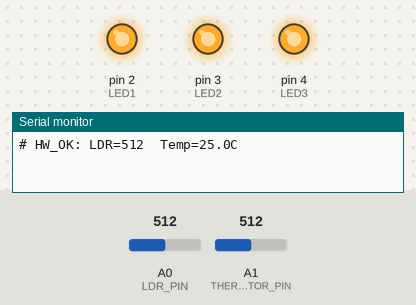
A sketch run on a simulated Arduino Nano, built with avr-gcc and run on an emulated ATmega328P. On the bench: output pins drawn as LEDs (lit = HIGH), the last lines printed to the serial monitor. The inputs (shaded band) are chosen by the test bench; at power-on: A1 (THERMISTOR_PIN) = 512, A0 (LDR_PIN) = 512.

Above: at 0.7 s.
At 2.8 s:
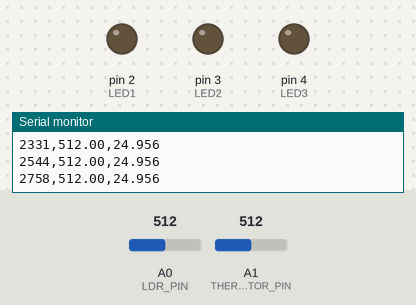
2.9 s: A1 (THERMISTOR_PIN) set to 43
4.4 s: A1 (THERMISTOR_PIN) set to 37
Timing chart, 0 to 7.4 s (numbered marks = the images above; inputs shaded):
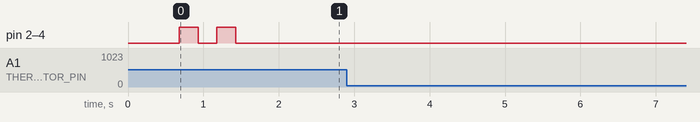

The sketch:

DataCollection.ino
```cpp
// ================================================================
// DataCollection.ino
// Arduino Nano 33 IoT | LDR (A0) + NTC Thermistor (A1)
// ================================================================
// PURPOSE:
//   Streams sensor readings over USB serial continuously.
//   Python script (capture_data.py) decides when to save rows.
//
// OUTPUT FORMAT (one row per 200ms):
//   timestamp_ms,LightMean,TempMean
//
// STARTUP:
//   Runs a hardware check before streaming begins.
//   Prints HW_OK or HW_FAIL so Python can abort early
//   if a sensor is not connected or wired incorrectly.
//
// HARDWARE CHECK THRESHOLDS:
//   LDR raw ADC  : must be between 50 and 950
//     - 0    = LDR not connected or short circuit
//     - 1023 = wire disconnected (floating pin reads high)
//   Temp (C)     : must be between 0 and 60
//     - <0 or >60 = thermistor not connected or wrong resistor
//
// NOTES:
//   - No while(!Serial) — board works without laptop connected
//   - LEDs forced OFF during collection — prevents LED light
//     from affecting LDR readings
//   - Each LightMean and TempMean is the average of 8 rapid
//     burst reads, not a single ADC read — cleaner values
// ================================================================

#include <math.h>

// ── Pins ──────────────────────────────────────────────────────
const int LDR_PIN        = A0;
const int THERMISTOR_PIN = A1;
const int LED1           = 2;
const int LED2           = 3;
const int LED3           = 4;

// ── Thermistor constants (NTC 10k) ────────────────────────────
const float SERIES_RESISTOR    = 10000.0f;
const float NOMINAL_RESISTANCE = 10000.0f;
const float NOMINAL_TEMP       = 25.0f;
const float B_COEFFICIENT      = 3950.0f;

// ── Timing ────────────────────────────────────────────────────
const int SAMPLE_RATE_MS = 200;   // one row every 200ms = 5 per second

// ── Burst sampling ────────────────────────────────────────────
const int BURST_COUNT    = 8;     // reads averaged per sample
const int BURST_DELAY_US = 500;   // microseconds between burst reads

// ── Hardware check thresholds ─────────────────────────────────
const float LDR_MIN_ADC  = 50.0f;
const float LDR_MAX_ADC  = 950.0f;
const float TEMP_MIN_C   = 0.0f;
const float TEMP_MAX_C   = 60.0f;
const int   HW_CHECK_READS = 10;   // averaged readings for check

// ── State ─────────────────────────────────────────────────────
bool headerPrinted = false;

// ================================================================
// FORWARD DECLARATIONS
// ================================================================
float burstReadLDR();
float burstReadTemp();
void  ledsOff();
void  ledsOn();
void  flashLEDs(int times, int onMs, int offMs);

// ================================================================
// SETUP
// ================================================================
void setup() {
  Serial.begin(115200);
  // NO while(!Serial) -- board works standalone without USB

  // Force all LEDs OFF -- LED light affects LDR readings
  pinMode(LED1, OUTPUT); digitalWrite(LED1, LOW);
  pinMode(LED2, OUTPUT); digitalWrite(LED2, LOW);
  pinMode(LED3, OUTPUT); digitalWrite(LED3, LOW);

  // Discard first 10 ADC reads -- lets ADC reference stabilise
  // after power-on before any real readings are taken
  for (int i = 0; i < 10; i++) {
    analogRead(LDR_PIN);
    analogRead(THERMISTOR_PIN);
    delay(10);
  }

  // ── Hardware check ──────────────────────────────────────────
  // Take HW_CHECK_READS readings from each sensor and average them.
  // A single read can be noisy -- averaging gives a reliable result.
  float ldrSum  = 0.0f;
  float tempSum = 0.0f;

  for (int i = 0; i < HW_CHECK_READS; i++) {
    ldrSum  += (float)analogRead(LDR_PIN);
    tempSum += burstReadTemp();
    delay(50);
  }

  float ldrAvg  = ldrSum  / HW_CHECK_READS;
  float tempAvg = tempSum / HW_CHECK_READS;

  bool ldrOk  = (ldrAvg  >= LDR_MIN_ADC && ldrAvg  <= LDR_MAX_ADC);
  bool tempOk = (tempAvg >= TEMP_MIN_C   && tempAvg <= TEMP_MAX_C);

  if (ldrOk && tempOk) {
    // Both sensors responding normally
    Serial.print("# HW_OK: LDR=");
    Serial.print(ldrAvg, 0);
    Serial.print("  Temp=");
    Serial.print(tempAvg, 1);
    Serial.println("C");

    // Two slow flashes = hardware OK
    flashLEDs(2, 250, 250);

  } else {
    // One or both sensors failed -- report each failure separately
    if (!ldrOk) {
      Serial.print("# HW_FAIL: LDR=");
      Serial.print(ldrAvg, 0);
      if (ldrAvg < LDR_MIN_ADC) {
        Serial.println("  -- reading too low, check LDR wiring on A0");
      } else {
        Serial.println("  -- reading too high, check LDR wiring on A0");
      }
    }

    if (!tempOk) {
      Serial.print("# HW_FAIL: Temp=");
      Serial.print(tempAvg, 1);
      Serial.println("C  -- check thermistor wiring on A1");
    }

    // Rapid blink signals hardware failure -- visible without laptop
    // Board stays in this loop until repowered or reflashed
    while (true) {
      ledsOn();  delay(100);
      ledsOff(); delay(100);
    }
  }
}

// ================================================================
// MAIN LOOP
// ================================================================
void loop() {
  // Print CSV header on the very first row
  if (!headerPrinted) {
    Serial.println("timestamp_ms,LightMean,TempMean");
    headerPrinted = true;
  }

  // Read both sensors (each is the average of 8 burst reads)
  float lightMean = burstReadLDR();
  float tempMean  = burstReadTemp();

  // Sanity check on temperature -- skip and warn if implausible
  // This catches occasional electrical glitches mid-session
  if (tempMean < -40.0f || tempMean > 120.0f) {
    Serial.println("# WARNING: Implausible temp reading -- row skipped");
    delay(SAMPLE_RATE_MS);
    return;
  }

  // Send one CSV row
  Serial.print(millis());
  Serial.print(",");
  Serial.print(lightMean, 2);
  Serial.print(",");
  Serial.println(tempMean, 3);

  delay(SAMPLE_RATE_MS);
}

// ================================================================
// BURST READ -- LDR (raw ADC, 0-1023)
// Returns the average of BURST_COUNT rapid reads.
// ================================================================
float burstReadLDR() {
  float sum = 0.0f;
  for (int i = 0; i < BURST_COUNT; i++) {
    sum += (float)analogRead(LDR_PIN);
    delayMicroseconds(BURST_DELAY_US);
  }
  return sum / BURST_COUNT;
}

// ================================================================
// BURST READ -- Thermistor (converts ADC to Celsius)
// Returns the average of BURST_COUNT rapid reads in degrees C.
// ADC clamped to 1-1022 to prevent division by zero in the
// Steinhart-Hart equation if pin floats to 0 or 1023.
// ================================================================
float burstReadTemp() {
  float sum = 0.0f;

  for (int i = 0; i < BURST_COUNT; i++) {
    int rawADC = analogRead(THERMISTOR_PIN);

    // Clamp -- avoids division by zero in Steinhart-Hart
    if (rawADC < 1)    rawADC = 1;
    if (rawADC > 1022) rawADC = 1022;

    float resistance = SERIES_RESISTOR / (1023.0f / (float)rawADC - 1.0f);
    float steinhart  = resistance / NOMINAL_RESISTANCE;
    steinhart        = log(steinhart);
    steinhart       /= B_COEFFICIENT;
    steinhart       += 1.0f / (NOMINAL_TEMP + 273.15f);
    steinhart        = 1.0f / steinhart;
    steinhart       -= 273.15f;

    sum += steinhart;
    delayMicroseconds(BURST_DELAY_US);
  }

  return sum / BURST_COUNT;
}

// ================================================================
// LED HELPERS
// ================================================================
void ledsOff() {
  digitalWrite(LED1, LOW);
  digitalWrite(LED2, LOW);
  digitalWrite(LED3, LOW);
}

void ledsOn() {
  digitalWrite(LED1, HIGH);
  digitalWrite(LED2, HIGH);
  digitalWrite(LED3, HIGH);
}

void flashLEDs(int times, int onMs, int offMs) {
  for (int i = 0; i < times; i++) {
    ledsOn();  delay(onMs);
    ledsOff(); delay(offMs);
  }
}
```
